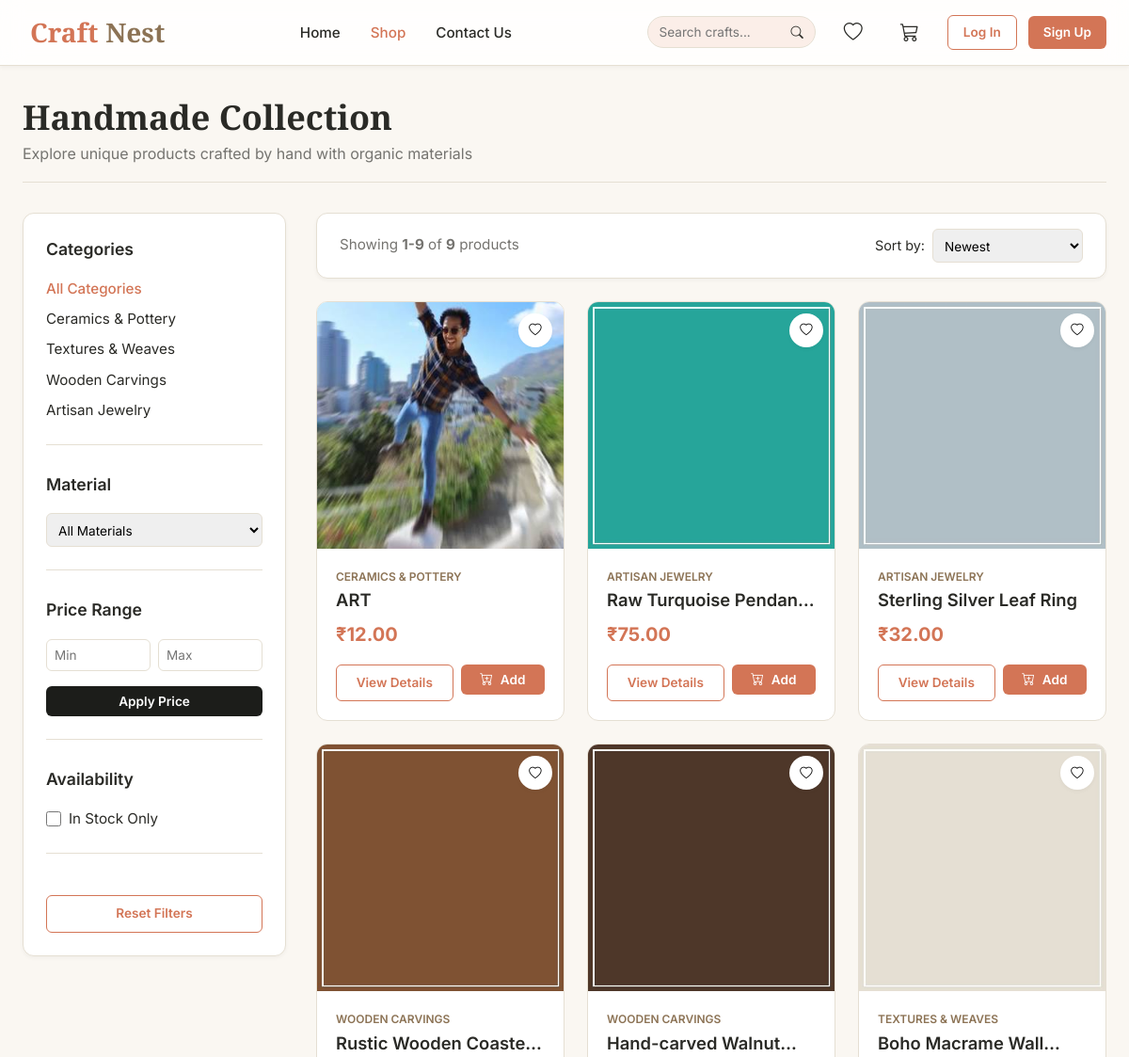
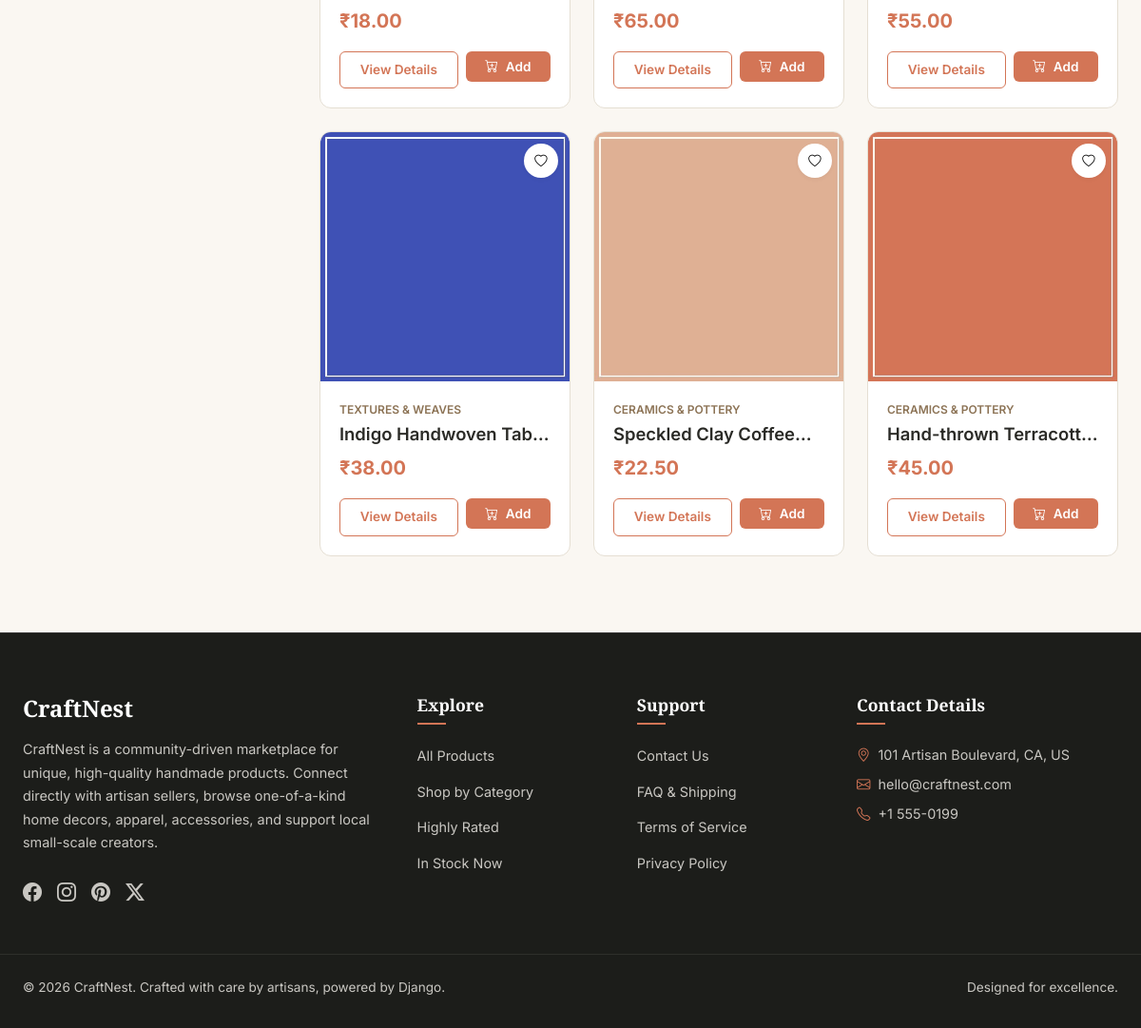
The app's page /shop/ with its own data (2 pictures, top to bottom).
### crafts/models.py (models this page shows, shortened)
class ProductCategory(models.Model):
    category_name = models.CharField(max_length=100, unique=True)
    description = models.TextField(blank=True, null=True)
    image = models.ImageField(upload_to='category_images/', blank=True, null=True)

class HandmadeProduct(models.Model):
    user = models.ForeignKey(settings.AUTH_USER_MODEL, on_delete=models.CASCADE, related_name='products')
    category = models.ForeignKey(ProductCategory, on_delete=models.CASCADE, related_name='products')
    product_name = models.CharField(max_length=200)
    description = models.TextField()
    price = models.DecimalField(max_digits=10, decimal_places=2)
    stock = models.IntegerField(default=0)
    material = models.CharField(max_length=100, blank=True, null=True)
    image = models.ImageField(upload_to='product_images/')
    created_at = models.DateTimeField(auto_now_add=True)

### crafts/views.py (the view)
# urls.py: path('shop/', views.ProductListView.as_view(), name='shop'),
class ProductListView(CartContextMixin, ListView):
    model = HandmadeProduct
    template_name = 'shop.html'
    context_object_name = 'products'
    paginate_by = 9
    def get_queryset(self):
        queryset = HandmadeProduct.objects.all()
        query = self.request.GET.get('q')
        if query:
            queryset = queryset.filter(
                Q(product_name__icontains=query) | Q(description__icontains=query)
            )
        category_id = self.request.GET.get('category')
        if category_id:
            queryset = queryset.filter(category_id=category_id)
        material = self.request.GET.get('material')
        if material:
            queryset = queryset.filter(material__icontains=material)
        price_min = self.request.GET.get('price_min')
        price_max = self.request.GET.get('price_max')
        if price_min:
            queryset = queryset.filter(price__gte=price_min)
        if price_max:
            queryset = queryset.filter(price__lte=price_max)
        in_stock = self.request.GET.get('in_stock')
        if in_stock == '1':
            queryset = queryset.filter(stock__gt=0)
        sort_by = self.request.GET.get('sort')
        if sort_by == 'price_low':
            queryset = queryset.order_by('price')
        elif sort_by == 'price_high':
            queryset = queryset.order_by('-price')
        elif sort_by == 'rating':
            queryset = queryset.annotate(avg_rating=Avg('reviews__rating')).order_by('-avg_rating')
        else:
            queryset = queryset.order_by('-created_at')  # default: newest first
        return queryset
    def get_context_data(self, **kwargs):
        context = super().get_context_data(**kwargs)
        context['categories'] = ProductCategory.objects.all()
        context['materials'] = HandmadeProduct.objects.exclude(material__isnull=True).values_list('material', flat=True).distinct()
        context['selected_category'] = self.request.GET.get('category', '')
        context['selected_material'] = self.request.GET.get('material', '')
        context['price_min'] = self.request.GET.get('price_min', '')
        context['price_max'] = self.request.GET.get('price_max', '')
        context['in_stock'] = self.request.GET.get('in_stock', '')
        context['sort'] = self.request.GET.get('sort', '')
        context['q'] = self.request.GET.get('q', '')
        return context

### templates/shop.html (shortened to what this page needs)
{% extends 'base.html' %}
{% load static %}
{% block content %}
<div class="container py-4">
    <div style="border-bottom: 1px solid var(--border-color); padding-bottom: 1rem;">
        <h1 style="font-size: 2.25rem; margin-bottom: 0.25rem;">Handmade Collection</h1>
        <p style="color: var(--text-muted);">Explore unique products crafted by hand with organic materials</p>
    </div>
    <div class="shop-layout">
        <aside class="filter-sidebar">
            <form action="{% url 'shop' %}" method="get" id="filterForm">
                <div class="filter-group">
                    <div class="filter-title">Categories</div>
                    <ul class="filter-list">
                        <li>
                            <a href="?" class="{% if not selected_category %}active{% endif %}">
                                All Categories
                            </a>
                        </li>
                        {% for cat in categories %}
                            <li>
                                <a href="?category={{ cat.id }}" class="">
                                    {{ cat.category_name }}
                                </a>
                            </li>
                        {% endfor %}
                    </ul>
                </div>
                <div class="filter-group">
                    <div class="filter-title">Material</div>
                    <select name="material" class="price-input" style="width: 100%; cursor: pointer;" onchange="this.form.submit()">
                        <option value="">All Materials</option>
                    </select>
                </div>
                <div class="filter-group">
                    <div class="filter-title">Price Range</div>
                    <div class="price-range-inputs mb-2">
                        <input type="number" name="price_min" placeholder="Min" class="price-input" value="{{ price_min }}" min="0">
                        <input type="number" name="price_max" placeholder="Max" class="price-input" value="{{ price_max }}" min="0">
                    </div>
                    <button type="submit" class="btn btn-dark btn-sm" style="width: 100%;">Apply Price</button>
                </div>
                <div class="filter-group">
                    <div class="filter-title">Availability</div>
                    <label style="display: flex; align-items: center; gap: 0.5rem; font-size: 0.95rem; cursor: pointer;">
                        <input type="checkbox" name="in_stock" value="1" {% if in_stock == '1' %}checked{% endif %} onchange="this.form.submit()" style="accent-color: var(--primary-color); width: 16px; height: 16px;">
                        In Stock Only
                    </label>
                </div>
                <a href="{% url 'shop' %}" class="btn btn-secondary btn-sm" style="width: 100%; text-align: center; margin-top: 1rem;">Reset Filters</a>
            </form>
        </aside>
        <section>
            <div class="catalog-header">
                <div style="font-size: 0.95rem; color: var(--text-muted);">
                    Showing <strong>{{ page_obj.start_index }}-{{ page_obj.end_index }}</strong> of <strong>{{ paginator.count }}</strong> products
                </div>
                <div style="display: flex; align-items: center; gap: 0.5rem;">
                    <span style="font-size: 0.9rem; color: var(--text-dark);">Sort by:</span>
                    <select class="price-input" style="width: 160px; cursor: pointer;" onchange="location = this.value;">
                        <option value="?sort=newest" {% if not sort or sort == 'newest' %}selected{% endif %}>Newest</option>
                    </select>
                </div>
            </div>
            <div class="grid-3">
                {% for product in products %}
                    <div class="product-grid-card">
                        <div class="product-img-wrapper">
                            {% if product.image %}
                                <img src="{{ product.image.url }}" alt="{{ product.product_name }}">
                            {% else %}
                                <div style="background-color: #ddd; position: absolute; inset: 0;"></div>
                            {% endif %}
                            <form action="{% url 'wishlist_toggle' product.id %}" method="post" style="margin: 0;">
                                <button type="submit" class="wishlist-btn-overlay" title="Add to Wishlist">
                                    <i class="bi bi-heart"></i>
                                </button>
                            </form>
                        </div>
                        <div class="product-info-wrapper">
                            <span class="product-cat">{{ product.category.category_name }}</span>
                            <a href="{% url 'product_detail' product.id %}" class="product-title">{{ product.product_name }}</a>
                            <span class="product-price">₹{{ product.price }}</span>
                            <div class="product-actions">
                                <a href="{% url 'product_detail' product.id %}" class="btn btn-secondary btn-sm" style="flex-grow: 1;">View Details</a>
                                {% if product.stock > 0 %}
                                    <form action="{% url 'cart_add' product.id %}" method="post" style="display: inline; margin: 0; flex-grow: 1;">
                                        <button type="submit" class="btn btn-primary btn-sm" style="width: 100%;">
                                            <i class="bi bi-cart-plus"></i> Add
                                        </button>
                                    </form>
                                {% else %}
                                    <button class="btn btn-dark btn-sm" style="flex-grow: 1; cursor: not-allowed; opacity: 0.6;" disabled>Out of Stock</button>
                                {% endif %}
                            </div>
                        </div>
                    </div>
                {% endfor %}
            </div>
        </section>
    </div>
</div>
{% endblock %}

### records on screen
ProductCategory: category_name "Ceramics & Pottery"
ProductCategory: category_name "Textures & Weaves"
ProductCategory: category_name "Wooden Carvings"
ProductCategory: category_name "Artisan Jewelry"
HandmadeProduct: image (picture), category.category_name "CERAMICS & POTTERY", product_name "ART", price "12.00", stock "Add"
HandmadeProduct: image (picture), category.category_name "ARTISAN JEWELRY", product_name "Raw Turquoise…", price "75.00", stock "Add"
HandmadeProduct: image (picture), category.category_name "ARTISAN JEWELRY", product_name "Sterling Silver Leaf Ring", price "32.00", stock "Add"
HandmadeProduct: image (picture), category.category_name "WOODEN CARVINGS", product_name "Rustic Wooden…", price "18.00", stock "Add"
HandmadeProduct: image (picture), category.category_name "WOODEN CARVINGS", product_name "Hand-carved…", price "65.00", stock "Add"
HandmadeProduct: image (picture), category.category_name "TEXTURES & WEAVES", product_name "Boho Macrame…", price "55.00", stock "Add"
HandmadeProduct: image (picture), category.category_name "TEXTURES & WEAVES", product_name "Indigo Handwoven…", price "38.00", stock "Add"
HandmadeProduct: image (picture), category.category_name "CERAMICS & POTTERY", product_name "Speckled Clay…", price "22.50", stock "Add"
HandmadeProduct: image (picture), category.category_name "CERAMICS & POTTERY", product_name "Hand-thrown…", price "45.00", stock "Add"

### other values on screen
{{ page_obj.start_index }} "1"
{{ page_obj.end_index }} "9"
{{ paginator.count }} "9"
